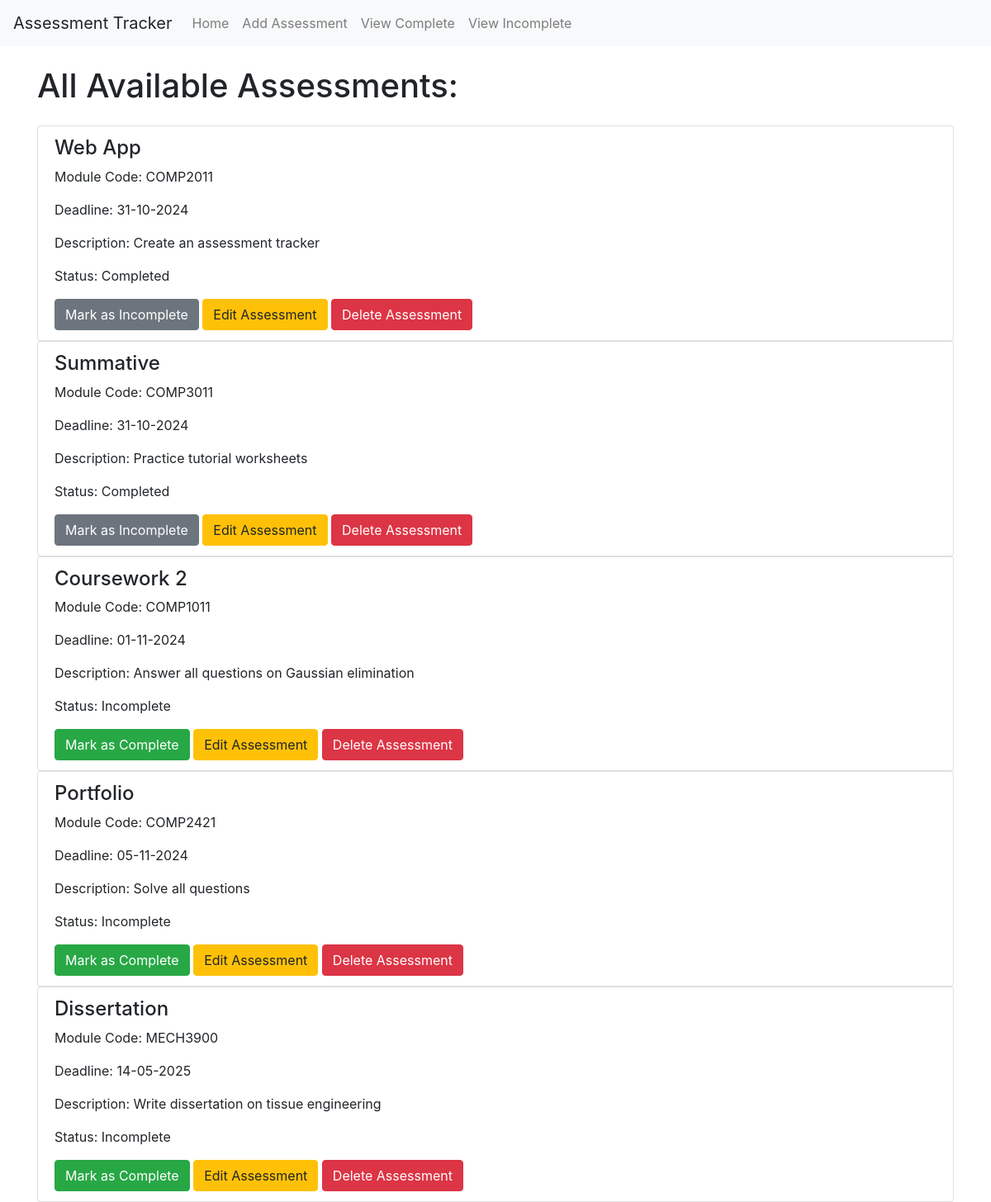
Before: / with the older database file.
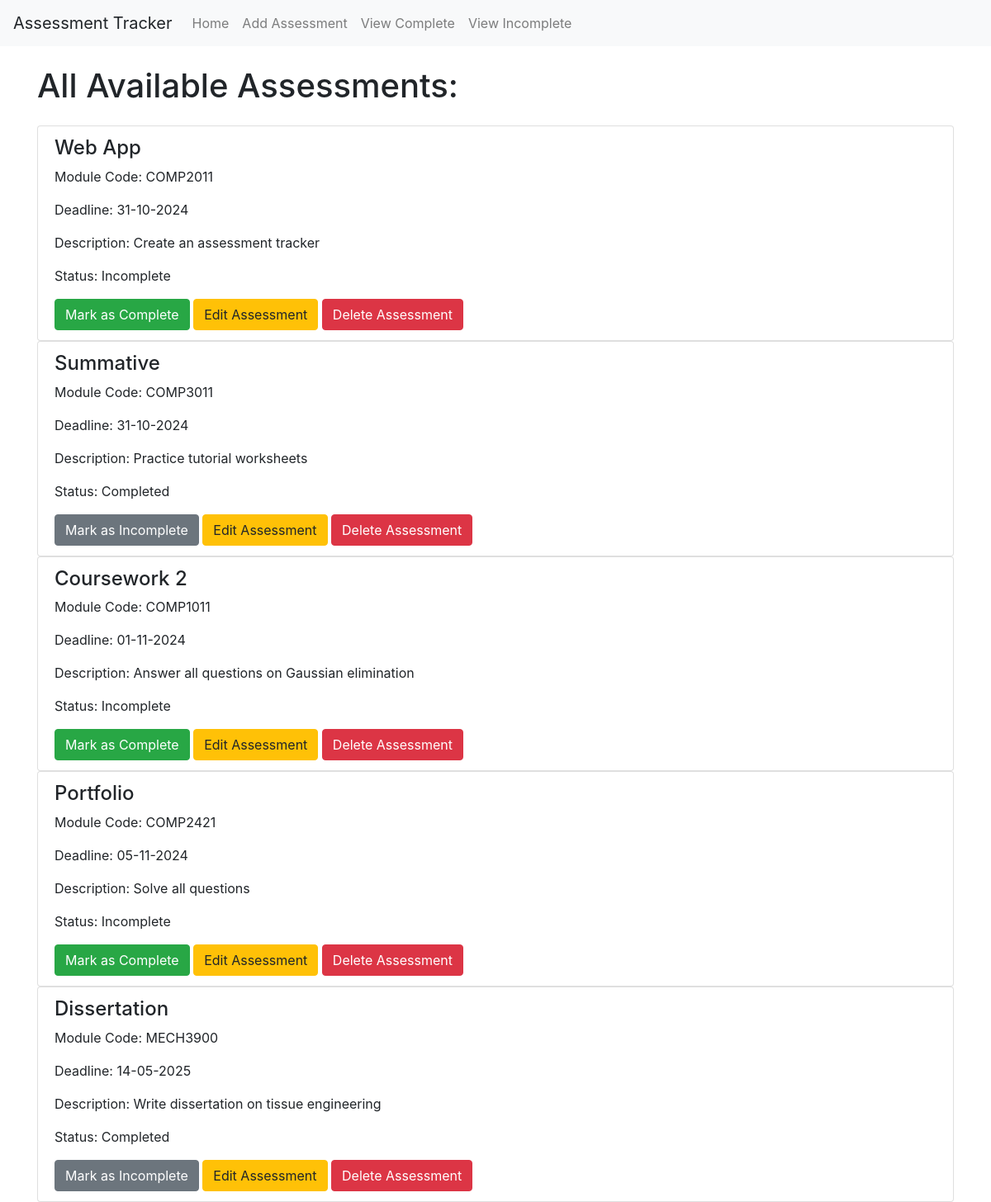
After: the same page with the newer database file.
### app/models.py (models this page shows)
class Assessment(db.Model):
    id = db.Column(db.Integer, primary_key=True)
    title = db.Column(db.String(100), nullable=False)
    module_code = db.Column(db.String(100), nullable=False)
    deadline = db.Column(db.DateTime, nullable=False)
    description = db.Column(db.Text, nullable=False)
    completed = db.Column(db.Boolean, default=False)

### app/views.py (the view)
@app.route('/')
def home():
    assessments = Assessment.query.order_by(Assessment.deadline.asc()).all()
    return render_template('home.html', assessments=assessments)

### app/templates/home.html (shortened to what this page needs)
{% extends "base.html" %}
{% block content %}
<h1 class="my-4">All Available Assessments:</h1>
{% if assessments %}
    {% for assessment in assessments %}
        <ul class="list-group">
            <li class="list-group-item">
                <h4>{{ assessment.title }}</h4>
                <p>Module Code: {{ assessment.module_code }}</p>
                <p>Deadline: {{ assessment.deadline.strftime('%d-%m-%Y') }}</p>
                <p>Description: {{ assessment.description }}</p>
                <p>Status: {{ 'Completed' if assessment.completed else 'Incomplete' }}</p>
                {% if not assessment.completed %}
                    <form action="{{ url_for('complete_button', id=assessment.id) }}" method="post" style="display: inline;">
                        <button type="submit" class="btn btn-success">Mark as Complete</button>
                    </form>
                {% endif %}
                {% if assessment.completed %}
                    <form action="{{ url_for('incomplete_button', id=assessment.id) }}" method="post" style="display: inline;">
                        <button type="submit" class="btn btn-secondary">Mark as Incomplete</button>
                    </form>
                {% endif %}
                <a href="{{ url_for('edit_assessment', id=assessment.id) }}" class="btn btn-warning">Edit Assessment</a>
                <a href="{{ url_for('delete_assessment', id=assessment.id) }}" class="btn btn-danger">Delete Assessment</a>
            </li>
        </ul>
    {% endfor %}
{% else %}
    <p>There are currently no assessments!</p>
{% endif %}
{% endblock %}

Changed rows visible on the page:
changed Assessment "Web App": completed "Completed" → "Incomplete"; completed "Mark as Incomplete" → "Mark as Complete"
changed Assessment "Dissertation": completed "Incomplete" → "Completed"; completed "Mark as Complete" → "Mark as Incomplete"
